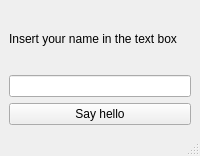
<?xml version="1.0" encoding="UTF-8"?>
<ui version="4.0">
 <class>MainWindow</class>
 <widget class="QMainWindow" name="MainWindow">
  <property name="geometry">
   <rect>
    <x>0</x>
    <y>0</y>
    <width>200</width>
    <height>156</height>
   </rect>
  </property>
  <property name="windowTitle">
   <string>MainWindow</string>
  </property>
  <widget class="QWidget" name="centralwidget">
   <layout class="QVBoxLayout" name="verticalLayout">
    <item>
     <widget class="QLabel" name="label">
      <property name="text">
       <string>Insert your name in the text box</string>
      </property>
     </widget>
    </item>
    <item>
     <widget class="QLineEdit" name="lineEdit"/>
    </item>
    <item>
     <widget class="QPushButton" name="pushButton">
      <property name="text">
       <string>Say hello</string>
      </property>
     </widget>
    </item>
   </layout>
  </widget>
  <widget class="QMenuBar" name="menubar">
   <property name="geometry">
    <rect>
     <x>0</x>
     <y>0</y>
     <width>200</width>
     <height>22</height>
    </rect>
   </property>
  </widget>
  <widget class="QStatusBar" name="statusbar"/>
 </widget>
 <resources/>
 <connections/>
</ui>
